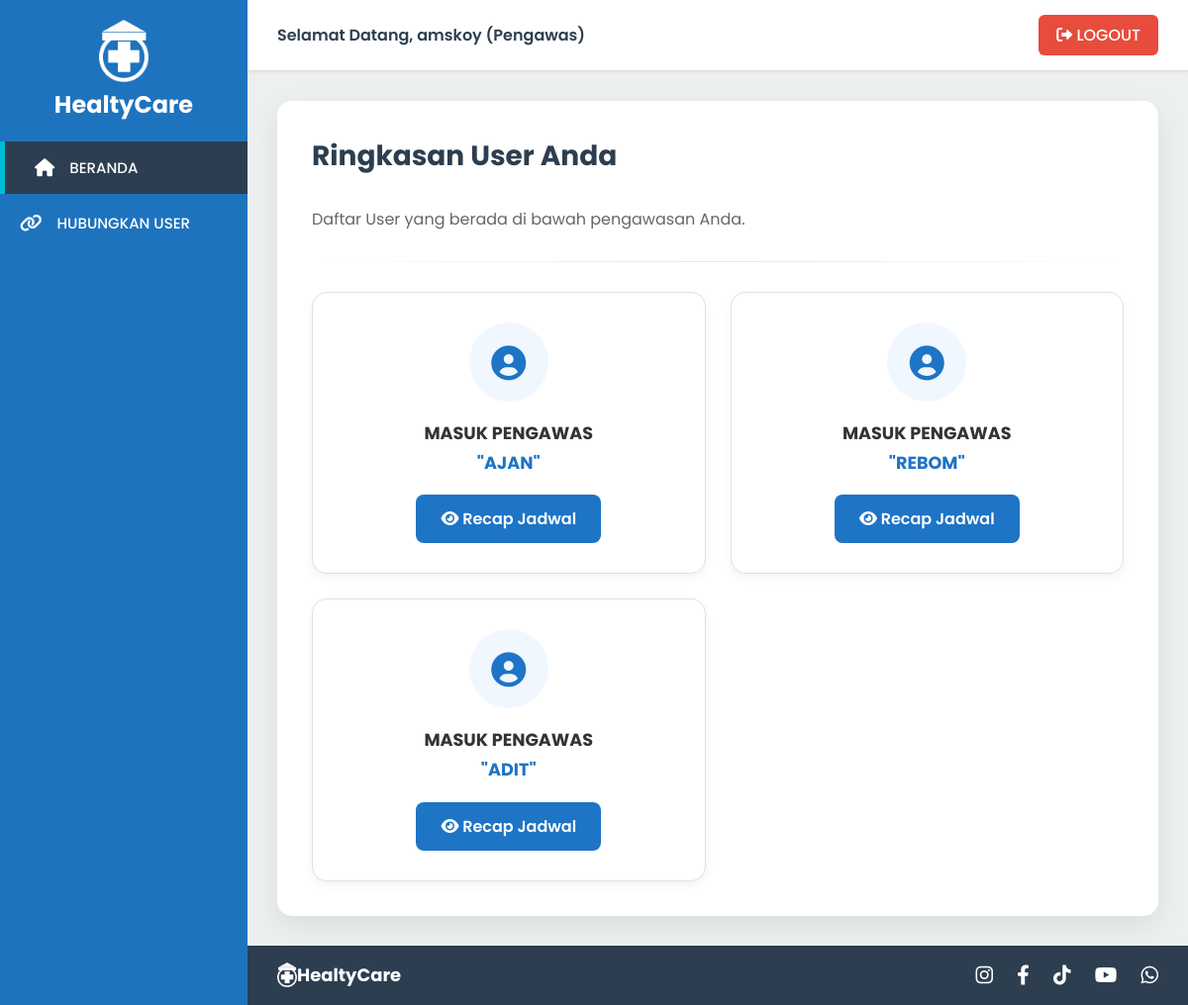
Page /beranda_pengawas.php (signed in) on the committed database.
### tables this page shows
CREATE TABLE `users` (
  `id` int(11) NOT NULL COMMENT 'ID Pengguna',
  `kode_unik` varchar(10) DEFAULT NULL,
  `username` varchar(255) NOT NULL COMMENT 'Nama pengguna',
  `email` varchar(255) NOT NULL COMMENT 'Email untuk login',
  `password` varchar(255) NOT NULL COMMENT 'Hash password',
  `role` enum('pengawas','pengguna') DEFAULT 'pengguna',
  `nama` varchar(100) DEFAULT NULL,
  `gender` varchar(10) DEFAULT NULL,
  `birthday` date DEFAULT NULL,
  `phone` varchar(20) DEFAULT NULL,
  `ket` text DEFAULT NULL
);

### beranda_pengawas.php (the view, shortened to what this page needs)
<?php
require 'config.php';
$username_display = htmlspecialchars($_SESSION['username'] ?? 'Pengawas');
$user_id = $_SESSION['user_id'];
$stmt = $pdo->prepare("SELECT u.id, u.username, u.email FROM users u
                       JOIN koneksi_pengawas kp ON u.id = kp.id_user
                       WHERE kp.id_pengawas = ? AND kp.status = 'connected'");
$stmt->execute([$user_id]);
$daftar_pasien = $stmt->fetchAll();
?>
<!DOCTYPE html>
<html lang="id">
<head>
    <link rel="stylesheet" href="style.css">
    <link rel="stylesheet" href="https://cdnjs.cloudflare.com/ajax/libs/font-awesome/6.0.0-beta3/css/all.min.css">
</head>
<body>
    <div class="dashboard-container">
        <div class="sidebar">
            <div class="header">
                <img src="logoo.png" alt="Logo" class="logo-img-sidebar">
                <h2>HealtyCare</h2>
            </div>
            <nav>
                <a href="beranda_pengawas.php" class="active"><i class="fas fa-home"></i> <span>BERANDA</span></a>
                <a href="koneksi.php"><i class="fas fa-link"></i> <span>HUBUNGKAN USER</span></a>
            </nav>
        </div>
        <div class="main-content">
            <div class="top-bar">
                <span>Selamat Datang, <?php echo $username_display; ?> (Pengawas)</span>
                <a href="logout.php" class="logout-btn"><i class="fas fa-sign-out-alt"></i> LOGOUT</a>
            </div>
            <div class="content-area">
                <div class="content-card">
                    <h2 class="welcome-header">Ringkasan User Anda</h2>
                    <p style="color: #666; margin-bottom: 30px;">Daftar User yang berada di bawah pengawasan Anda.</p>
                    <hr class="divider">
                    <?php if (count($daftar_pasien) > 0): ?>
                        <div class="patient-grid">
                            <?php foreach ($daftar_pasien as $pasien): ?>
                                <div class="card-patient">
                                    <div class="patient-avatar-box">
                                        <i class="fas fa-user-circle"></i>
                                    </div>
                                    <h3>
                                        MASUK PENGAWAS<br>
                                        <strong>"<?php echo strtoupper(htmlspecialchars($pasien['username'])); ?>"</strong>
                                    </h3>
                                    <a href="recap_user.php?id=<?php echo $pasien['id']; ?>" class="btn-confirm">
    <i class="fas fa-eye"></i> Recap Jadwal
</a>
                                </div>
                            <?php endforeach; ?>
                        </div>
                    <?php endif; ?>
                </div>
            </div>
            <div class="app-footer">
                <div class="footer-logo">
                    <img src="logoo.png" alt="Logo" class="logo-img-footer"> HealtyCare
                </div>
                <div class="social-icons">
                    <a href="#"><i class="fab fa-instagram"></i></a>
                    <a href="#"><i class="fab fa-facebook-f"></i></a>
                    <a href="#"><i class="fab fa-tiktok"></i></a>
                    <a href="#"><i class="fab fa-youtube"></i></a>
                    <a href="#"><i class="fab fa-whatsapp"></i></a>
                </div>
            </div>
        </div>
    </div>
</body>
</html>

### style.css (style rules this page uses)
:root { --color-primary: #1e73be; --color-secondary: #00bcd4; --color-dark: #2c3e50; --color-light: #ecf0f1; --color-white: #ffffff; --color-text: #34495e; --color-shadow: rgba(0, 0, 0, 0.08); --color-red: #e74c3c; --color-green: #2ecc71; --color-orange: #f39c12; --color-activity: #2ecc71; --color-medicine: #3498db; --color-checkup: #f39c12; }
* { box-sizing: border-box; margin: 0; padding: 0; font-family: 'Poppins', sans-serif; }
body { background-color: var(--color-white); min-height: 100vh; color: var(--color-text); }
.dashboard-container { display: flex; min-height: 100vh; }
.sidebar { width: 250px; background-color: var(--color-primary); color: var(--color-white); padding: 20px 0; display: flex; flex-direction: column; box-shadow: 2px 0 5px rgba(0, 0, 0, 0.1); }
.sidebar .header { text-align: center; margin-bottom: 20px; display: flex; flex-direction: column; align-items: center; padding: 0 20px; }
.sidebar .header .logo-img-sidebar { width: 50px; height: auto; margin-bottom: 5px; }
.sidebar nav a { display: flex; align-items: center; color: var(--color-white); padding: 15px 20px; text-decoration: none; margin: 3px 0; transition: background-color 0.3s, padding-left 0.3s; font-size: 15px; font-weight: 500; }
.sidebar nav a i { margin-right: 15px; font-size: 18px; }
.sidebar nav a:hover, .sidebar nav a.active { background-color: var(--color-dark); padding-left: 30px; border-left: 5px solid var(--color-secondary); margin: 0; }
.main-content { flex-grow: 1; background-color: var(--color-light); display: flex; flex-direction: column; }
.top-bar { background-color: var(--color-white); color: var(--color-dark); padding: 15px 30px; text-align: right; display: flex; justify-content: space-between; align-items: center; border-bottom: 1px solid #ddd; box-shadow: 0 2px 4px rgba(0, 0, 0, 0.05); }
.top-bar span { font-size: 16px; font-weight: 600; }
.top-bar .logout-btn { background-color: var(--color-red); color: var(--color-white); border: none; padding: 8px 18px; border-radius: 6px; cursor: pointer; text-decoration: none; font-weight: 500; transition: background-color 0.2s; }
.content-area { padding: 30px; flex-grow: 1; }
.content-card { background-color: var(--color-white); padding: 35px; border-radius: 15px; box-shadow: 0 10px 30px var(--color-shadow); }
.welcome-header { margin-bottom: 30px; font-size: 28px; font-weight: 700; color: var(--color-dark); }
.divider { border: 0; height: 1px; background-image: linear-gradient(to right, rgba(0, 0, 0, 0), rgba(0, 0, 0, 0.1), rgba(0, 0, 0, 0)); margin: 20px 0 30px 0; }
.app-footer { background-color: var(--color-dark); color: var(--color-white); padding: 15px 30px; display: flex; justify-content: space-between; align-items: center; margin-top: auto; }
.app-footer .footer-logo { display: flex; align-items: center; font-weight: bold; font-size: 18px; }
.app-footer .logo-img-footer { width: 20px; height: auto; vertical-align: middle; margin-right: 0; }
.social-icons a { color: var(--color-white); margin-left: 20px; font-size: 20px; text-decoration: none; transition: color 0.2s; }

### beranda_pengawas.php (style rules this page uses)
.patient-grid { display: grid; grid-template-columns: repeat(auto-fill, minmax(280px, 1fr)); gap: 25px; margin-top: 20px; }
.card-patient { background: #fff; border-radius: 15px; padding: 30px 20px; text-align: center; border: 1px solid #e0e0e0; box-shadow: 0 4px 10px rgba(0, 0, 0, 0.05); transition: transform 0.3s ease; }
.patient-avatar-box { width: 80px; height: 80px; background-color: #f0f7ff; border-radius: 50%; margin: 0 auto 20px; display: flex; align-items: center; justify-content: center; color: #1e74c5; font-size: 35px; }
.card-patient h3 { font-size: 1.1em; color: #333; margin-bottom: 20px; line-height: 1.4; }
.card-patient h3 strong { color: #1e74c5; display: block; margin-top: 5px; }
.btn-confirm { background-color: #1e74c5; color: white; border: none; padding: 12px 25px; border-radius: 8px; font-weight: 600; text-decoration: none; display: inline-block; transition: background 0.3s; }

### rows in the picture
users: username "AJAN"
users: username "REBOM"
users: username "ADIT"

### other values in the picture
$username_display "amskoy"
